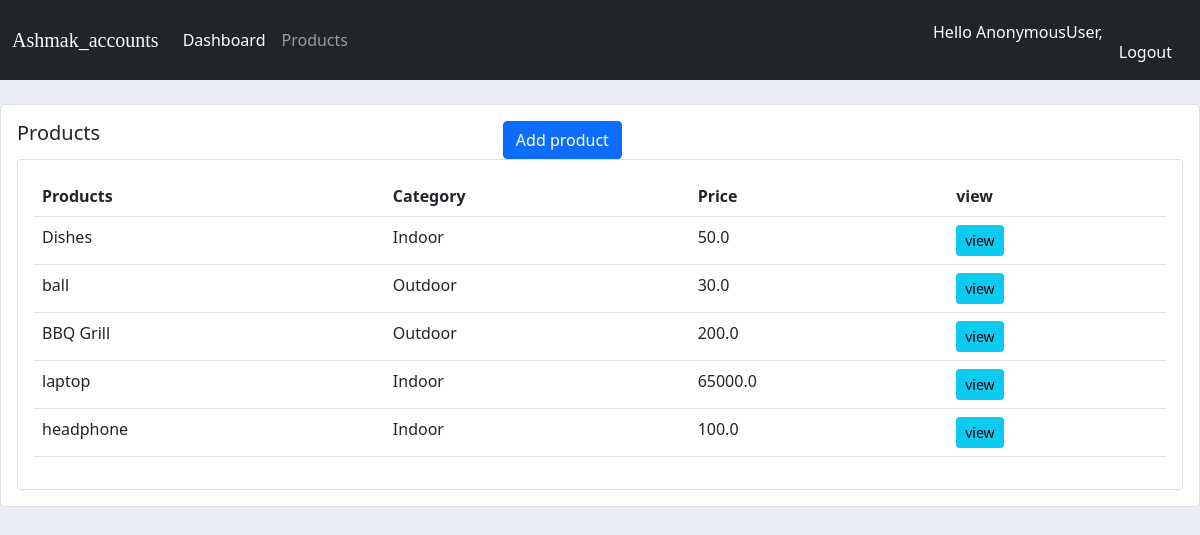
Page /products on the committed database.
### accounts/models.py (models this page shows, shortened)
class product(models.Model):
    Category=(
        ('Indoor','Indoor'),
        ('Outdoor','Outdoor')
    )
    name=models.CharField(max_length=200,null=True)
    Price=models.FloatField(null=True)
    Category=models.CharField(max_length=200,null=True,choices=Category)
    Discription=models.CharField(max_length=200,null=True,blank=True)
    date_created=models.DateTimeField(auto_now_add=True,null=True)
    Tag=models.ManyToManyField(Tag)
    img=models.ImageField(null=True,blank=True)

### accounts/views.py (the view)
# urls.py: path("products",views.products,name="products"),
def products(request):
    products=product.objects.all()
    return render(request,'accounts/products.html',{'products':products})

### accounts/templates/accounts/products.html
{% extends 'accounts/main.html' %}
{% block body %}
<br>
  <div class="row">
    <div class="col-md ">
        <div class="card card-body">
            <div class="d-flex">
                <div class="col-md-5">
                <h5>Products</h5>
                </div>
            <div class="col-md-5" >
                 <a class="btn btn-primary"  href="{% url 'Add_product'%}">Add product</a>
            </div>
        </div>
        <div class="card card-body">
            <table class="table ">
                <tr>
                    <th>Products</th>
                    <th>Category</th>
                    <th>Price</th>
                    <th>view</th>
                </tr>
                {% for i in products %}
                <tr>
                    <td>{{i.name}}</td>
                    <td>{{i.Category}}</td>
                    <td>{{i.Price}}</td>
                    <td><a class= "btn btn-sm btn-info" href="{{products.get_absolute_url}}">view</a></td>
                </tr>
                {% endfor %}
            </table>
        </div>
    </div>
  </div>
  </div>
{% endblock body %}

### accounts/static/css/main.css (style rules this page uses)
body { background-color: #ebeff5; }

### accounts/templates/accounts/main.html (style rules this page uses)
body { background-color: #ebeff5; }

### rows in the picture
product: name "Dishes", Category "Indoor", Price "50.0"
product: name "ball", Category "Outdoor", Price "30.0"
product: name "BBQ Grill", Category "Outdoor", Price "200.0"
product: name "laptop", Category "Indoor", Price "65000.0"
product: name "headphone", Category "Indoor", Price "100.0"

### other values in the picture
{{ user }} "AnonymousUser"
